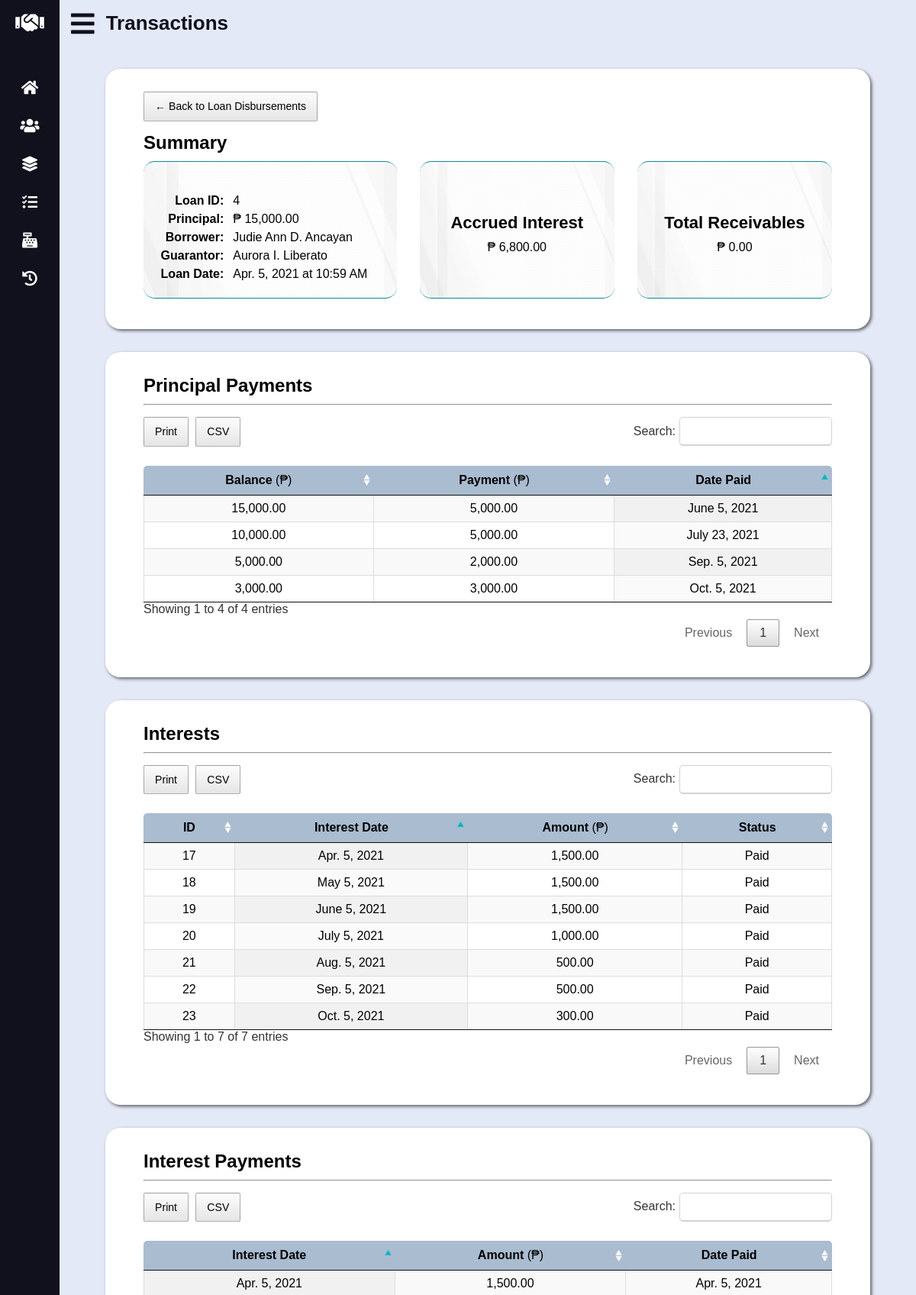
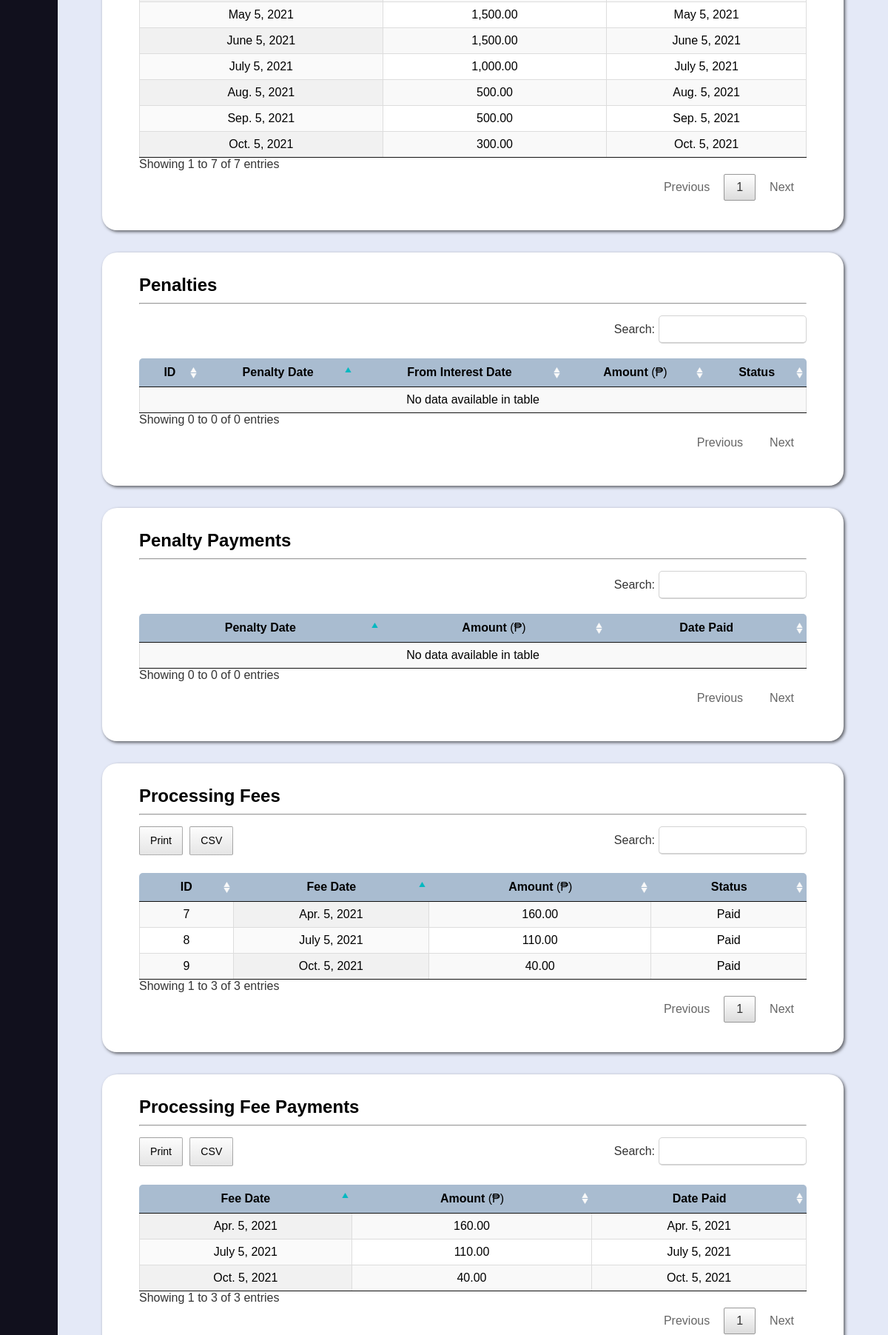
The app's page /loan-details.php?id=4 (upper part) with its own data (2 pictures, top to bottom).
### tables this page shows
CREATE TABLE `loan` (
	`loan_id` INT UNSIGNED AUTO_INCREMENT PRIMARY KEY,
	`borrower_id` INT UNSIGNED NOT NULL,
	`guarantor_id` INT UNSIGNED NOT NULL,
	`loan_date_time` DATETIME NOT NULL DEFAULT (NOW()),
	`principal` DECIMAL(10, 2) NOT NULL,
	`status` ENUM('Active', 'Closed') DEFAULT 'Active' NOT NULL,
	`proof` CHAR(10) NOT NULL,
	`collateral` CHAR(10),
	`cycle_id` YEAR DEFAULT (YEAR(CURDATE())),

	CONSTRAINT fk_loan_borrower_id FOREIGN KEY (`borrower_id`)
		REFERENCES `data_subject` (`data_subject_id`)
		ON UPDATE CASCADE
		ON DELETE RESTRICT,
	CONSTRAINT fk_loan_guarantor_id FOREIGN KEY (`guarantor_id`)
		REFERENCES `guarantor` (`guarantor_id`)
		ON UPDATE CASCADE
		ON DELETE RESTRICT,
	CONSTRAINT fk_loan_cycle_id FOREIGN KEY (`cycle_id`)
		REFERENCES `cycle` (`cycle_id`)
		ON UPDATE CASCADE
		ON DELETE RESTRICT
);

CREATE TABLE `data_subject` (
	`data_subject_id` INT UNSIGNED AUTO_INCREMENT PRIMARY KEY,
	`fname` VARCHAR(50) NOT NULL,
	`mname` VARCHAR(50) NOT NULL,
	`lname` VARCHAR(50) NOT NULL,
	`contact_no` CHAR(11) NOT NULL,
	`bday` DATE NOT NULL,
	`phase_block_lot` VARCHAR(20) NOT NULL
);

CREATE TABLE `principal_payment` (
	`principal_payment_id` INT UNSIGNED AUTO_INCREMENT PRIMARY KEY,
	`amount` DECIMAL(10, 2) NOT NULL,
	`date_time_paid` DATETIME NOT NULL DEFAULT (NOW()),
	`loan_id` INT UNSIGNED NOT NULL,

	CONSTRAINT fk_principal_payment_loan_id FOREIGN KEY (`loan_id`)
		REFERENCES `loan` (`loan_id`)
		ON UPDATE CASCADE
		ON DELETE RESTRICT
);

CREATE TABLE `interest` (
	`interest_id` INT UNSIGNED AUTO_INCREMENT PRIMARY KEY,
	`interest_date` DATE NOT NULL DEFAULT (CURDATE()),
	`amount` DECIMAL(9, 2) NOT NULL,
	`status` ENUM('Paid', 'Pending', 'Overdue', 'Late') DEFAULT 'Pending' NOT NULL,
	`loan_id` INT UNSIGNED NOT NULL,

	CONSTRAINT fk_interest_loan_id FOREIGN KEY (`loan_id`)
		REFERENCES `loan` (`loan_id`)
		ON UPDATE CASCADE
		ON DELETE RESTRICT
);

CREATE TABLE `interest_payment` (
	`interest_payment_id` INT UNSIGNED AUTO_INCREMENT PRIMARY KEY,
	`amount` DECIMAL(9, 2) NOT NULL,
	`date_time_paid` DATETIME NOT NULL DEFAULT (NOW()),
	`interest_id` INT UNSIGNED NOT NULL,

	CONSTRAINT fk_interest_payment_interest_id FOREIGN KEY (`interest_id`)
		REFERENCES `interest` (`interest_id`)
		ON UPDATE CASCADE
		ON DELETE RESTRICT
);

CREATE TABLE `processing_fee` (
	`processing_fee_id` INT UNSIGNED AUTO_INCREMENT PRIMARY KEY,
	`processing_fee_date` DATE NOT NULL DEFAULT (CURDATE()),
	`amount` DECIMAL(8, 2) NOT NULL,
	`status` ENUM('Paid', 'Pending') DEFAULT 'Pending' NOT NULL,
	`loan_id` INT UNSIGNED NOT NULL,

	CONSTRAINT fk_processing_fee_loan_id FOREIGN KEY (`loan_id`)
		REFERENCES `loan` (`loan_id`)
		ON UPDATE CASCADE
		ON DELETE RESTRICT
);

CREATE TABLE `processing_fee_payment` (
	`processing_fee_payment_id` INT UNSIGNED AUTO_INCREMENT PRIMARY KEY,
	`amount` DECIMAL(8, 2) NOT NULL,
	`date_time_paid` DATETIME NOT NULL DEFAULT (NOW()),
	`processing_fee_id` INT UNSIGNED NOT NULL,

	CONSTRAINT fk_processing_fee_payment_processing_fee_id FOREIGN KEY (`processing_fee_id`)
		REFERENCES `processing_fee` (`processing_fee_id`)
		ON UPDATE CASCADE
		ON DELETE RESTRICT
);

### loan-details.php (the view, shortened to what the rows shown need)
<?php
	if (isset($_GET["id"]))
		$id = $_GET["id"];
	else {
		echo "<script>alert('Sorry, something went wrong!');</script>";
		echo "<script>window.location.replace('transactions.php');</script>";
	}
	require_once "lib/database-handler.php";
	require_once "lib/conversion-util.php";
	require_once "models/DataSubject.php";
	require_once "models/Transaction.php";
	require_once "models/Loan.php";
	require_once "models/Interest.php";
	require_once "models/ProcessingFee.php";
	$converter = new Converter();
	$data_subject = new DataSubject();
	$loan = new Loan();
	$interest = new Interest();
	$processing_fee = new ProcessingFee();
	$loan_record = $loan->getLoan($id);
	$principal_payments = $loan->getPrincipalPayments($id);
	$interests = $interest->getInterests($id);
	$interest_payments = $interest->getInterestPayments($id);
	$processing_fees = $processing_fee->getProcessingFees($id);
	$processing_fee_payments = $processing_fee->getProcessingFeePayments($id);
?>
<!DOCTYPE html>
<html lang="en">
<head>
	<link rel="stylesheet" type="text/css" href="css/all.min.css" />
	<link rel="stylesheet" type="text/css" href="css/datatables.min.css" />
	<link rel="stylesheet" type="text/css" href="css/tingle.min.css" />
	<link rel="stylesheet" type="text/css" href="css/style.css" />
	<link rel="stylesheet" type="text/css" href="css/vertical-nav-bar.css" />
	<link rel="stylesheet" type="text/css" href="css/tables.css" />
	<link rel="stylesheet" type="text/css" href="css/forms.css" />
	<link rel="stylesheet" type="text/css" href="css/loan-details.css" />
	<link rel="stylesheet" type="text/css" href="css/media-queries.css" />
</head>
<body>
	<main>
		<header>
			<h2 class="text">Transactions</h2>
		</header>
			<div id="summary-details"><?php require "inc/loan-info.php"; ?></div>
		<section id="summary">
			<div class="grid-wrapper">
				<?php require "inc/loan-info.php"; ?>
			</div>
		</section>
		<section id="principal-payments">
			<table id="principal-payments-tbl" class="display cell-border" width="100%">
				<thead>
					<tr>
						<th>Balance <span>(&#8369;)</span></th>
						<th>Payment <span>(&#8369;)</span></th>
						<th>Date Paid</th>
					</tr>
				</thead>
				<tbody>
					<?php foreach ($principal_payments as $pp): ?>
					<tr>
						<td>
							<?php
								echo number_format(
									$loan->getPrincipalBalanceByDateTime($pp->loan_id, $pp->date_time_paid), 2, ".", ","
								);
							?>
						</td>
						<td><?php echo number_format($pp->amount, 2, ".", ","); ?></td>
						<td data-sort="<?php echo strtotime($pp->date_time_paid); ?>">
							<?php echo $converter->shortToLongDate($pp->date_time_paid); ?>
						</td>
					</tr>
					<?php endforeach; ?>
				</tbody>
			</table>
		</section>
		<section id="interests">
			<table id="interests-tbl" class="display cell-border" width="100%">
				<thead>
					<tr>
						<th>ID</th>
						<th>Interest Date</th>
						<th>Amount <span>(&#8369;)</span></th>
						<th>Status</th>
					</tr>
				</thead>
				<tbody>
					<?php foreach ($interests as $i): ?>
					<tr>
						<td><?php echo $i->interest_id; ?></td>
						<td data-sort="<?php echo strtotime($i->interest_date); ?>">
							<?php echo $converter->shortToLongDate($i->interest_date); ?>
						</td>
						<td><?php echo number_format($i->amount, 2, ".", ","); ?></td>
						<?php if ($i->status == "Paid" || $i->status == "Late"): ?>
						<td><?php echo $i->status; ?></td>
						<?php endif; ?>
					</tr>
					<?php endforeach; ?>
				</tbody>
			</table>
		</section>
		<section id="interest-payments">
			<table id="interest-payments-tbl" class="display cell-border" width="100%">
				<thead>
					<tr>
						<th>Interest Date</th>
						<th>Amount <span>(&#8369;)</span></th>
						<th>Date Paid</th>
					</tr>
				</thead>
				<tbody>
					<?php foreach ($interest_payments as $ip): ?>
					<tr>
						<td data-sort="<?php echo strtotime($ip->interest_date); ?>">
							<?php echo $converter->shortToLongDate($ip->interest_date); ?>
						</td>
						<td><?php echo number_format($ip->amount, 2, ".", ","); ?></td>
						<td data-sort="<?php echo strtotime($ip->date_time_paid); ?>">
							<?php echo $converter->shortToLongDate($ip->date_time_paid); ?>
						</td>
					</tr>
					<?php endforeach; ?>
				</tbody>
			</table>
		</section>
		<section id="penalties">
			<table id="penalties-tbl" class="display cell-border" width="100%">
				<thead>
					<tr>
						<th>ID</th>
						<th>Penalty Date</th>
						<th>From Interest Date</th>
						<th>Amount <span>(&#8369;)</span></th>
						<th>Status</th>
					</tr>
				</thead>
			</table>
		</section>
		<section id="penalty-payments">
			<table id="penalty-payments-tbl" class="display cell-border" width="100%">
				<thead>
					<tr>
						<th>Penalty Date</th>
						<th>Amount <span>(&#8369;)</span></th>
						<th>Date Paid</th>
					</tr>
				</thead>
			</table>
		</section>
		<section id="processing-fees">
			<table id="processing-fees-tbl" class="display cell-border" width="100%">
				<thead>
					<tr>
						<th>ID</th>
						<th>Fee Date</th>
						<th>Amount <span>(&#8369;)</span></th>
						<th>Status</th>
					</tr>
				</thead>
				<tbody>
					<?php foreach ($processing_fees as $pf): ?>
					<tr>
						<td><?php echo $pf->processing_fee_id; ?></td>
						<td data-sort="<?php echo strtotime($pf->processing_fee_date); ?>">
							<?php echo $converter->shortToLongDate($pf->processing_fee_date); ?>
						</td>
						<td><?php echo number_format($pf->amount, 2, ".", ","); ?></td>
						<?php if ($pf->status == "Paid"): ?>
						<td><?php echo $pf->status; ?></td>
						<?php endif; ?>
					</tr>
					<?php endforeach; ?>
				</tbody>
			</table>
		</section>
		<section id="processing-fee-payments">
			<table id="processing-fee-payments-tbl" class="display cell-border" width="100%">
				<thead>
					<tr>
						<th>Fee Date</th>
						<th>Amount <span>(&#8369;)</span></th>
						<th>Date Paid</th>
					</tr>
				</thead>
				<tbody>
					<?php foreach ($processing_fee_payments as $pfp): ?>
					<tr>
						<td data-sort="<?php echo strtotime($pfp->processing_fee_date); ?>">
							<?php echo $converter->shortToLongDate($pfp->processing_fee_date); ?>
						</td>
						<td><?php echo number_format($pfp->amount, 2, ".", ","); ?></td>
						<td data-sort="<?php echo strtotime($pfp->date_time_paid); ?>">
							<?php echo $converter->shortToLongDate($pfp->date_time_paid); ?>
						</td>
					</tr>
					<?php endforeach; ?>
				</tbody>
			</table>
		</section>
	</main>
</body>
</html>

### inc/loan-info.php (shortened to what the rows shown need)
<table class="pattern-bg">
	<?php
		$bname = $data_subject->getName($loan_record->borrower_id);
		$gname = $data_subject->getName($loan_record->guarantor_id);
	?>
	<tr>
		<th>Loan ID:</th>
	</tr>
	<tr>
		<th>Principal:</th>
		<td><span>&#8369;</span> <?php echo number_format($loan_record->principal, 2, ".", ","); ?></td>
	</tr>
	<tr>
		<th>Borrower:</th>
		<td>
			<?php echo $bname->fname." ".$bname->mname[0].". ".$bname->lname; ?>
		</td>
	</tr>
	<tr>
		<th>Guarantor:</th>
		<td><?php echo $gname->fname." ".$gname->mname[0].". ".$gname->lname; ?></td>
	</tr>
	<tr>
		<th>Loan Date:</th>
		<td><?php echo $converter->shortToLongDateTime($loan_record->loan_date_time); ?></td>
	</tr>
</table>

### records on screen
loan: principal "15,000.00", loan_date_time "Apr. 5, 2021 at 10:59 AM"
data_subject: fname "Judie Ann", mname "D", lname "Ancayan"
data_subject: fname "Aurora", mname "I", lname "Liberato"
principal_payment: date_time_paid "15,000.00", amount "5,000.00", date_time_paid "June 5, 2021"
principal_payment: date_time_paid "10,000.00", amount "5,000.00", date_time_paid "July 23, 2021"
principal_payment: date_time_paid "5,000.00", amount "2,000.00", date_time_paid "Sep. 5, 2021"
principal_payment: date_time_paid "3,000.00", amount "3,000.00", date_time_paid "Oct. 5, 2021"
interest: interest_id "17", interest_date "Apr. 5, 2021", amount "1,500.00", status "Paid"
interest: interest_id "18", interest_date "May 5, 2021", amount "1,500.00", status "Paid"
interest: interest_id "19", interest_date "June 5, 2021", amount "1,500.00", status "Paid"
interest: interest_id "20", interest_date "July 5, 2021", amount "1,000.00", status "Paid"
interest: interest_id "21", interest_date "Aug. 5, 2021", amount "500.00", status "Paid"
interest: interest_id "22", interest_date "Sep. 5, 2021", amount "500.00", status "Paid"
interest: interest_id "23", interest_date "Oct. 5, 2021", amount "300.00", status "Paid"
interest_payment: interest.interest_date "Apr. 5, 2021", amount "1,500.00", date_time_paid "Apr. 5, 2021"
interest_payment: interest.interest_date "May 5, 2021", amount "1,500.00", date_time_paid "May 5, 2021"
interest_payment: interest.interest_date "June 5, 2021", amount "1,500.00", date_time_paid "June 5, 2021"
interest_payment: interest.interest_date "July 5, 2021", amount "1,000.00", date_time_paid "July 5, 2021"
interest_payment: interest.interest_date "Aug. 5, 2021", amount "500.00", date_time_paid "Aug. 5, 2021"
interest_payment: interest.interest_date "Sep. 5, 2021", amount "500.00", date_time_paid "Sep. 5, 2021"
interest_payment: interest.interest_date "Oct. 5, 2021", amount "300.00", date_time_paid "Oct. 5, 2021"
processing_fee: processing_fee_id "7", processing_fee_date "Apr. 5, 2021", amount "160.00", status "Paid"
processing_fee: processing_fee_id "8", processing_fee_date "July 5, 2021", amount "110.00", status "Paid"
processing_fee: processing_fee_id "9", processing_fee_date "Oct. 5, 2021", amount "40.00", status "Paid"
processing_fee_payment: processing_fee.processing_fee_date "Apr. 5, 2021", amount "160.00", date_time_paid "Apr. 5, 2021"
processing_fee_payment: processing_fee.processing_fee_date "July 5, 2021", amount "110.00", date_time_paid "July 5, 2021"
processing_fee_payment: processing_fee.processing_fee_date "Oct. 5, 2021", amount "40.00", date_time_paid "Oct. 5, 2021"

### other values on screen
$id "4"
$accrued_interest "6,800.00"
$total_receivables "0.00"
